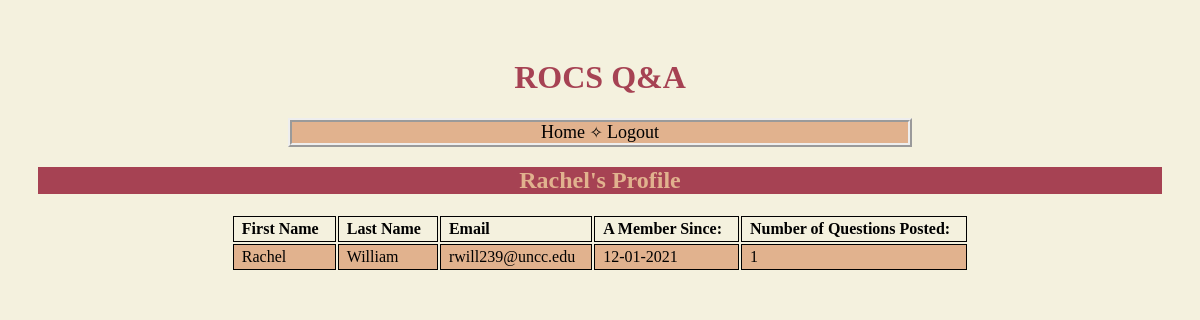
The page /home/profile (signed in) on the database as committed earlier.
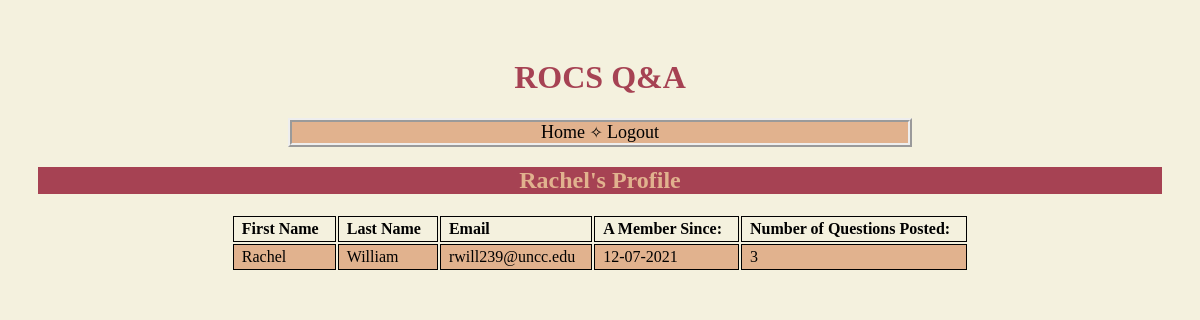
The same page on the database as committed later.
### models.py (models this page shows, shortened)
class User(db.Model):
    user_id = db.Column("user_id", db.Integer, primary_key=True)
    last_name = db.Column("last_name", db.String(50))
    first_name = db.Column("first_name", db.String(50))
    email = db.Column("email", db.String(50))
    password = db.Column(db.String(50), nullable=False)
    registered_on = db.Column("posted_date", db.String(50))
    replies = db.relationship("Reply", backref="user", lazy=True)
    num_of_posts = db.Column("num_of_posts", db.Integer, default=0)
    liked = db.relationship(
        'PostLike',
        foreign_keys='PostLike.user_id',
        backref='user', lazy='dynamic')

### flask_app.py (the view)
@app.route('/home/profile')
def get_profile():
    if session.get('user'):
        my_user = db.session.query(User).filter_by(user_id=session['user_id']).one()
        return render_template('profile.html', user=my_user)
    else:
        return redirect(url_for('login'))

### templates/profile.html (shortened to what this page needs)
<!DOCTYPE html>
<html lang="en">
    <head>
        <link rel="stylesheet" href="{{ url_for('static', filename='main.css') }}">
    </head>
    <body>
    <h1>ROCS Q&A</h1>
    <nav> <a href="{{ url_for('index') }}"> Home </a> &#10023; <a href="{{ url_for('logout') }}">Logout</a></nav>
    <h2 id="profileh2">{{ user.first_name }}'s Profile</h2>
    <table>
            <tr>
                <th>First Name</th>
                <th>Last Name</th>
                <th>Email</th>
                <th>A Member Since:</th>
                <th>Number of Questions Posted:</th>
            </tr>
            <tr>
                <td>{{ user.first_name }}</td>
                <td>{{ user.last_name }}</td>
                <td>{{ user.email }}</td>
                <td>{{ user.registered_on }}</td>
                <td>{{ user.num_of_posts }}</td>
            </tr>
        </table>
    </body>
</html>

### static/main.css (style rules this page uses)
body { padding: 30px 30px; background: #f4f1de; }
h1 { text-align: center; color: #a64253; }
h2 { color: #e1b28e; background: #a64253; }
a { text-decoration: none; color: #000000; font-size: large; }
nav { text-align: center; background: #e1b28e; margin-left: 250px; margin-right: 250px; border: ridge; border-width: 4px; }
#profileh2 { text-align: center; }
th, td { border: 1px solid black; padding: 0.2em 1em 0.2em 0.5em; text-align: left; vertical-align: middle; }
tbody tr:nth-child(even) td { background-color: #e1b28e; }
table { margin: auto; }

Rows that differ between the two databases and show on the page:
changed User "Rachel": registered_on "12-01-2021" → "12-07-2021"; num_of_posts "1" → "3"
